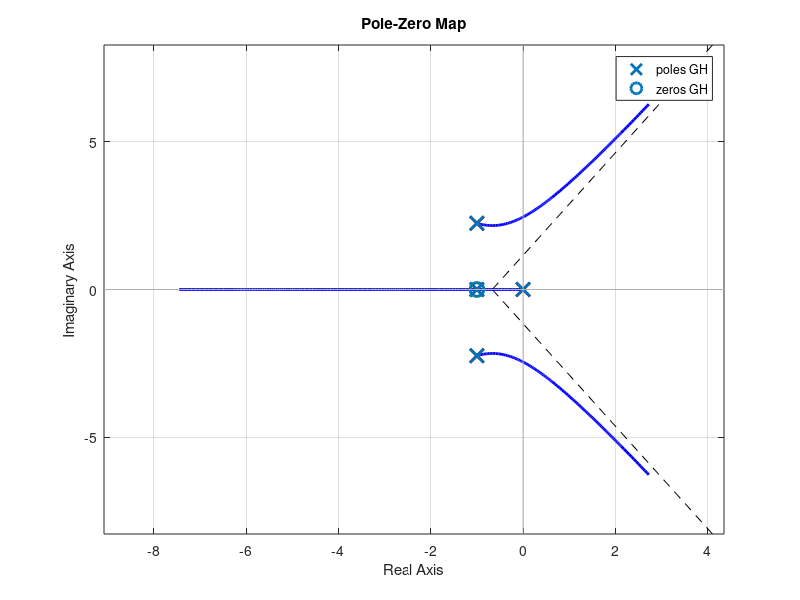
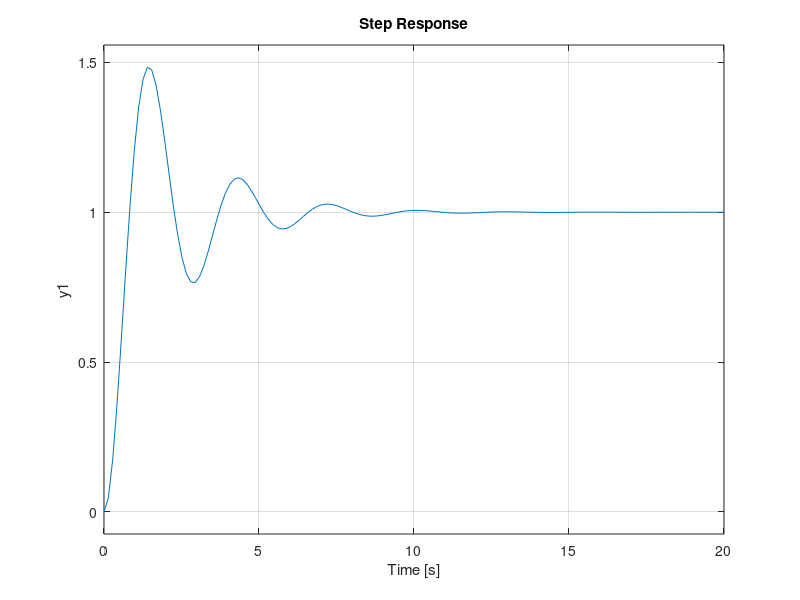

Reproduce these figures in MATLAB, in order.
pkg load control;
G = tf([1 1],[1 2 6 0]);
H = tf([1], [1 1]);

T = feedback(5*G,H);
T
zero = roots(T.num{1})
polo = roots(T.den{1})

GH = G*H;
GH
zero = roots(GH.num{1})
polo = roots(GH.den{1})

figure(1);
rlocus(GH);
hold on;
pzmap(GH);

figure 2;
step(T);